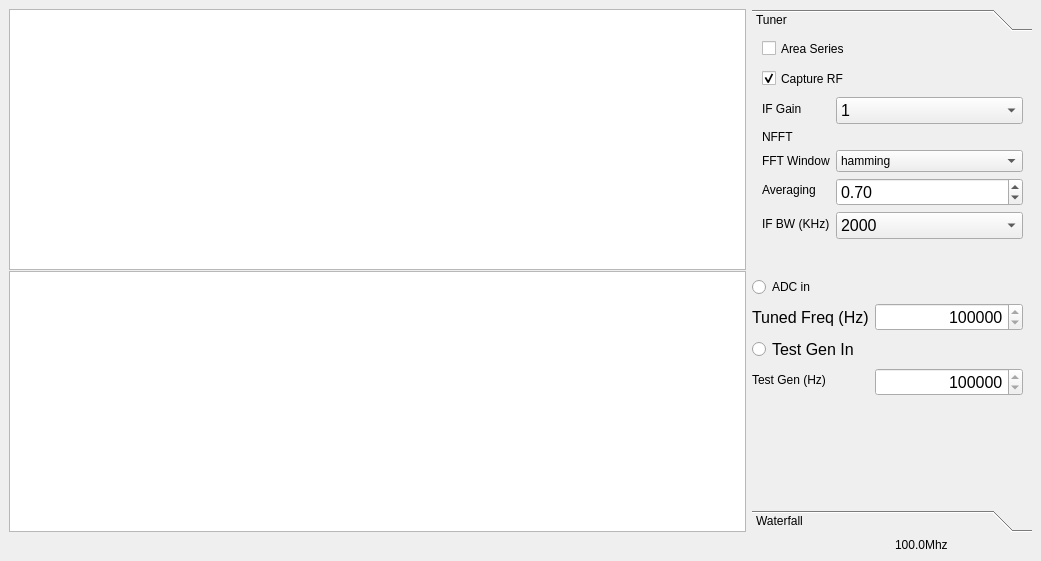
<?xml version="1.0" encoding="UTF-8"?>
<ui version="4.0">
 <class>MainWindow</class>
 <widget class="QMainWindow" name="MainWindow">
  <property name="geometry">
   <rect>
    <x>0</x>
    <y>0</y>
    <width>1041</width>
    <height>561</height>
   </rect>
  </property>
  <property name="windowTitle">
   <string>EBAZ4205 SDR Spectrum Analyzer</string>
  </property>
  <widget class="QWidget" name="centralwidget">
   <layout class="QGridLayout" name="gridLayout" columnstretch="6,0,0">
    <property name="sizeConstraint">
     <enum>QLayout::SetDefaultConstraint</enum>
    </property>
    <item row="1" column="0">
     <widget class="QSplitter" name="splitter">
      <property name="orientation">
       <enum>Qt::Vertical</enum>
      </property>
      <property name="handleWidth">
       <number>1</number>
      </property>
      <widget class="SpChartView" name="spChartView"/>
      <widget class="QGraphicsView" name="graphicsView_2">
       <property name="enabled">
        <bool>true</bool>
       </property>
       <property name="maximumSize">
        <size>
         <width>16777215</width>
         <height>16777215</height>
        </size>
       </property>
       <property name="baseSize">
        <size>
         <width>0</width>
         <height>0</height>
        </size>
       </property>
      </widget>
     </widget>
    </item>
    <item row="2" column="2">
     <widget class="QLabel" name="lblFreq">
      <property name="text">
       <string>100.0Mhz</string>
      </property>
     </widget>
    </item>
    <item row="1" column="1" colspan="2">
     <widget class="QToolBox" name="toolBox">
      <property name="minimumSize">
       <size>
        <width>280</width>
        <height>0</height>
       </size>
      </property>
      <property name="maximumSize">
       <size>
        <width>320</width>
        <height>16777215</height>
       </size>
      </property>
      <property name="currentIndex">
       <number>0</number>
      </property>
      <widget class="QWidget" name="page_2">
       <property name="geometry">
        <rect>
         <x>0</x>
         <y>0</y>
         <width>280</width>
         <height>458</height>
        </rect>
       </property>
       <attribute name="label">
        <string>Tuner</string>
       </attribute>
       <widget class="QWidget" name="layoutWidget">
        <property name="geometry">
         <rect>
          <x>10</x>
          <y>60</y>
          <width>261</width>
          <height>171</height>
         </rect>
        </property>
        <layout class="QFormLayout" name="formLayout_3">
         <item row="1" column="0">
          <widget class="QLabel" name="label_10">
           <property name="text">
            <string>IF Gain</string>
           </property>
          </widget>
         </item>
         <item row="1" column="1">
          <widget class="QComboBox" name="comboBoxIFGain">
           <property name="font">
            <font>
             <pointsize>12</pointsize>
            </font>
           </property>
           <item>
            <property name="text">
             <string>1</string>
            </property>
           </item>
           <item>
            <property name="text">
             <string>2</string>
            </property>
           </item>
           <item>
            <property name="text">
             <string>4</string>
            </property>
           </item>
           <item>
            <property name="text">
             <string>8</string>
            </property>
           </item>
           <item>
            <property name="text">
             <string>16</string>
            </property>
           </item>
           <item>
            <property name="text">
             <string>32</string>
            </property>
           </item>
           <item>
            <property name="text">
             <string>64</string>
            </property>
           </item>
           <item>
            <property name="text">
             <string>128</string>
            </property>
           </item>
           <item>
            <property name="text">
             <string>256</string>
            </property>
           </item>
           <item>
            <property name="text">
             <string>512</string>
            </property>
           </item>
           <item>
            <property name="text">
             <string>1024</string>
            </property>
           </item>
          </widget>
         </item>
         <item row="2" column="0">
          <widget class="QLabel" name="label_4">
           <property name="enabled">
            <bool>true</bool>
           </property>
           <property name="text">
            <string>NFFT</string>
           </property>
          </widget>
         </item>
         <item row="4" column="0">
          <widget class="QLabel" name="label">
           <property name="text">
            <string>Averaging</string>
           </property>
          </widget>
         </item>
         <item row="4" column="1">
          <widget class="QDoubleSpinBox" name="doubleSpinBoxAlfa">
           <property name="font">
            <font>
             <pointsize>12</pointsize>
            </font>
           </property>
           <property name="decimals">
            <number>2</number>
           </property>
           <property name="maximum">
            <double>1.000000000000000</double>
           </property>
           <property name="singleStep">
            <double>0.050000000000000</double>
           </property>
           <property name="stepType">
            <enum>QAbstractSpinBox::DefaultStepType</enum>
           </property>
           <property name="value">
            <double>0.700000000000000</double>
           </property>
          </widget>
         </item>
         <item row="5" column="0">
          <widget class="QLabel" name="label_9">
           <property name="text">
            <string>IF BW (KHz)</string>
           </property>
          </widget>
         </item>
         <item row="5" column="1">
          <widget class="QComboBox" name="comboBoxIFBandwidth">
           <property name="font">
            <font>
             <pointsize>12</pointsize>
            </font>
           </property>
           <property name="currentText">
            <string>2000</string>
           </property>
           <property name="placeholderText">
            <string/>
           </property>
           <item>
            <property name="text">
             <string>2000</string>
            </property>
           </item>
           <item>
            <property name="text">
             <string>1000</string>
            </property>
           </item>
           <item>
            <property name="text">
             <string>500</string>
            </property>
           </item>
           <item>
            <property name="text">
             <string>250</string>
            </property>
           </item>
           <item>
            <property name="text">
             <string>125</string>
            </property>
           </item>
           <item>
            <property name="text">
             <string>60</string>
            </property>
           </item>
           <item>
            <property name="text">
             <string>30</string>
            </property>
           </item>
           <item>
            <property name="text">
             <string>16</string>
            </property>
           </item>
           <item>
            <property name="text">
             <string>8</string>
            </property>
           </item>
           <item>
            <property name="text">
             <string>4</string>
            </property>
           </item>
           <item>
            <property name="text">
             <string>2</string>
            </property>
           </item>
           <item>
            <property name="text">
             <string>1</string>
            </property>
           </item>
          </widget>
         </item>
         <item row="3" column="0">
          <widget class="QLabel" name="label_6">
           <property name="enabled">
            <bool>true</bool>
           </property>
           <property name="text">
            <string>FFT Window</string>
           </property>
          </widget>
         </item>
         <item row="3" column="1">
          <widget class="QComboBox" name="comboBoxWindow">
           <property name="enabled">
            <bool>true</bool>
           </property>
           <property name="editable">
            <bool>false</bool>
           </property>
           <property name="currentIndex">
            <number>4</number>
           </property>
           <item>
            <property name="text">
             <string>rectwin</string>
            </property>
           </item>
           <item>
            <property name="text">
             <string>hann</string>
            </property>
           </item>
           <item>
            <property name="text">
             <string>hann_per</string>
            </property>
           </item>
           <item>
            <property name="text">
             <string>hann_sym</string>
            </property>
           </item>
           <item>
            <property name="text">
             <string>hamming</string>
            </property>
           </item>
           <item>
            <property name="text">
             <string>hamm_per</string>
            </property>
           </item>
           <item>
            <property name="text">
             <string>hamm_sym</string>
            </property>
           </item>
           <item>
            <property name="text">
             <string>blackman</string>
            </property>
           </item>
           <item>
            <property name="text">
             <string>blac_per</string>
            </property>
           </item>
           <item>
            <property name="text">
             <string>black_sym</string>
            </property>
           </item>
           <item>
            <property name="text">
             <string>nuttall</string>
            </property>
           </item>
           <item>
            <property name="text">
             <string>nutt_per</string>
            </property>
           </item>
           <item>
            <property name="text">
             <string>nutt_sym</string>
            </property>
           </item>
           <item>
            <property name="text">
             <string>flattop</string>
            </property>
           </item>
           <item>
            <property name="text">
             <string>flat_per</string>
            </property>
           </item>
           <item>
            <property name="text">
             <string>flat_sym</string>
            </property>
           </item>
           <item>
            <property name="text">
             <string>triang</string>
            </property>
           </item>
           <item>
            <property name="text">
             <string>bartlett</string>
            </property>
           </item>
           <item>
            <property name="text">
             <string>barthann</string>
            </property>
           </item>
           <item>
            <property name="text">
             <string>bohman</string>
            </property>
           </item>
           <item>
            <property name="text">
             <string>parzen</string>
            </property>
           </item>
           <item>
            <property name="text">
             <string>gauss</string>
            </property>
           </item>
           <item>
            <property name="text">
             <string>gauss_2p5</string>
            </property>
           </item>
           <item>
            <property name="text">
             <string>gauss_3p2</string>
            </property>
           </item>
           <item>
            <property name="text">
             <string>tukey</string>
            </property>
           </item>
           <item>
            <property name="text">
             <string>tukey_0p0</string>
            </property>
           </item>
           <item>
            <property name="text">
             <string>tukey_0p2</string>
            </property>
           </item>
           <item>
            <property name="text">
             <string>tukey_0p5</string>
            </property>
           </item>
           <item>
            <property name="text">
             <string>tukey_0p8</string>
            </property>
           </item>
           <item>
            <property name="text">
             <string>tukey_1p0</string>
            </property>
           </item>
           <item>
            <property name="text">
             <string>taylor</string>
            </property>
           </item>
           <item>
            <property name="text">
             <string>tayl_4</string>
            </property>
           </item>
           <item>
            <property name="text">
             <string>tayl_4_m20</string>
            </property>
           </item>
           <item>
            <property name="text">
             <string>tayl4_m40</string>
            </property>
           </item>
           <item>
            <property name="text">
             <string>tayl_5</string>
            </property>
           </item>
           <item>
            <property name="text">
             <string>tayl_5_m20</string>
            </property>
           </item>
           <item>
            <property name="text">
             <string>tayl_5_m30</string>
            </property>
           </item>
           <item>
            <property name="text">
             <string>tayl_5_m40</string>
            </property>
           </item>
           <item>
            <property name="text">
             <string>tayl_6</string>
            </property>
           </item>
           <item>
            <property name="text">
             <string>tayl_6_m20</string>
            </property>
           </item>
           <item>
            <property name="text">
             <string>tayl_6_m30</string>
            </property>
           </item>
           <item>
            <property name="text">
             <string>tayl_6_m40</string>
            </property>
           </item>
           <item>
            <property name="text">
             <string>kaiser</string>
            </property>
           </item>
           <item>
            <property name="text">
             <string>kais_0p5</string>
            </property>
           </item>
           <item>
            <property name="text">
             <string>kais_0p8</string>
            </property>
           </item>
          </widget>
         </item>
        </layout>
       </widget>
       <widget class="QWidget" name="formLayoutWidget">
        <property name="geometry">
         <rect>
          <x>0</x>
          <y>240</y>
          <width>271</width>
          <height>127</height>
         </rect>
        </property>
        <layout class="QFormLayout" name="formLayout_2">
         <item row="1" column="0">
          <widget class="QLabel" name="label_8">
           <property name="font">
            <font>
             <pointsize>12</pointsize>
            </font>
           </property>
           <property name="text">
            <string>Tuned Freq (Hz)</string>
           </property>
          </widget>
         </item>
         <item row="1" column="1">
          <widget class="QSpinBox" name="spinBoxTunedFrequency">
           <property name="font">
            <font>
             <pointsize>12</pointsize>
            </font>
           </property>
           <property name="alignment">
            <set>Qt::AlignRight|Qt::AlignTrailing|Qt::AlignVCenter</set>
           </property>
           <property name="minimum">
            <number>100000</number>
           </property>
           <property name="maximum">
            <number>32000000</number>
           </property>
           <property name="displayIntegerBase">
            <number>10</number>
           </property>
          </widget>
         </item>
         <item row="4" column="1">
          <widget class="QSpinBox" name="spinBoxTestFrequency">
           <property name="font">
            <font>
             <pointsize>12</pointsize>
            </font>
           </property>
           <property name="alignment">
            <set>Qt::AlignRight|Qt::AlignTrailing|Qt::AlignVCenter</set>
           </property>
           <property name="minimum">
            <number>1000000</number>
           </property>
           <property name="maximum">
            <number>32000000</number>
           </property>
           <property name="singleStep">
            <number>1000000</number>
           </property>
           <property name="displayIntegerBase">
            <number>10</number>
           </property>
          </widget>
         </item>
         <item row="4" column="0">
          <widget class="QLabel" name="label_11">
           <property name="text">
            <string>Test Gen (Hz)</string>
           </property>
          </widget>
         </item>
         <item row="0" column="0">
          <widget class="QRadioButton" name="radioButtonADC">
           <property name="text">
            <string>ADC in</string>
           </property>
          </widget>
         </item>
         <item row="3" column="0">
          <widget class="QRadioButton" name="radioButtonGenerator">
           <property name="sizePolicy">
            <sizepolicy hsizetype="Maximum" vsizetype="Maximum">
             <horstretch>0</horstretch>
             <verstretch>0</verstretch>
            </sizepolicy>
           </property>
           <property name="font">
            <font>
             <pointsize>12</pointsize>
            </font>
           </property>
           <property name="text">
            <string>Test Gen In</string>
           </property>
           <property name="iconSize">
            <size>
             <width>16</width>
             <height>16</height>
            </size>
           </property>
          </widget>
         </item>
        </layout>
       </widget>
       <widget class="QCheckBox" name="cbAreaSeries">
        <property name="geometry">
         <rect>
          <x>10</x>
          <y>0</y>
          <width>171</width>
          <height>23</height>
         </rect>
        </property>
        <property name="text">
         <string>Area Series</string>
        </property>
       </widget>
       <widget class="QCheckBox" name="cbCaptureRF">
        <property name="geometry">
         <rect>
          <x>10</x>
          <y>30</y>
          <width>161</width>
          <height>23</height>
         </rect>
        </property>
        <property name="text">
         <string>Capture RF</string>
        </property>
        <property name="checked">
         <bool>true</bool>
        </property>
       </widget>
      </widget>
      <widget class="QWidget" name="toolBoxLevel">
       <property name="geometry">
        <rect>
         <x>0</x>
         <y>0</y>
         <width>280</width>
         <height>458</height>
        </rect>
       </property>
       <attribute name="label">
        <string>Waterfall</string>
       </attribute>
       <layout class="QHBoxLayout" name="horizontalLayout_2">
        <property name="leftMargin">
         <number>0</number>
        </property>
        <property name="topMargin">
         <number>0</number>
        </property>
        <property name="rightMargin">
         <number>0</number>
        </property>
        <property name="bottomMargin">
         <number>0</number>
        </property>
       </layout>
      </widget>
     </widget>
    </item>
   </layout>
  </widget>
 </widget>
 <customwidgets>
  <customwidget>
   <class>SpChartView</class>
   <extends>QGraphicsView</extends>
   <header>spchartview.h</header>
   <slots>
    <slot>change_fft_window(QString)</slot>
   </slots>
  </customwidget>
 </customwidgets>
 <resources/>
 <connections/>
</ui>
